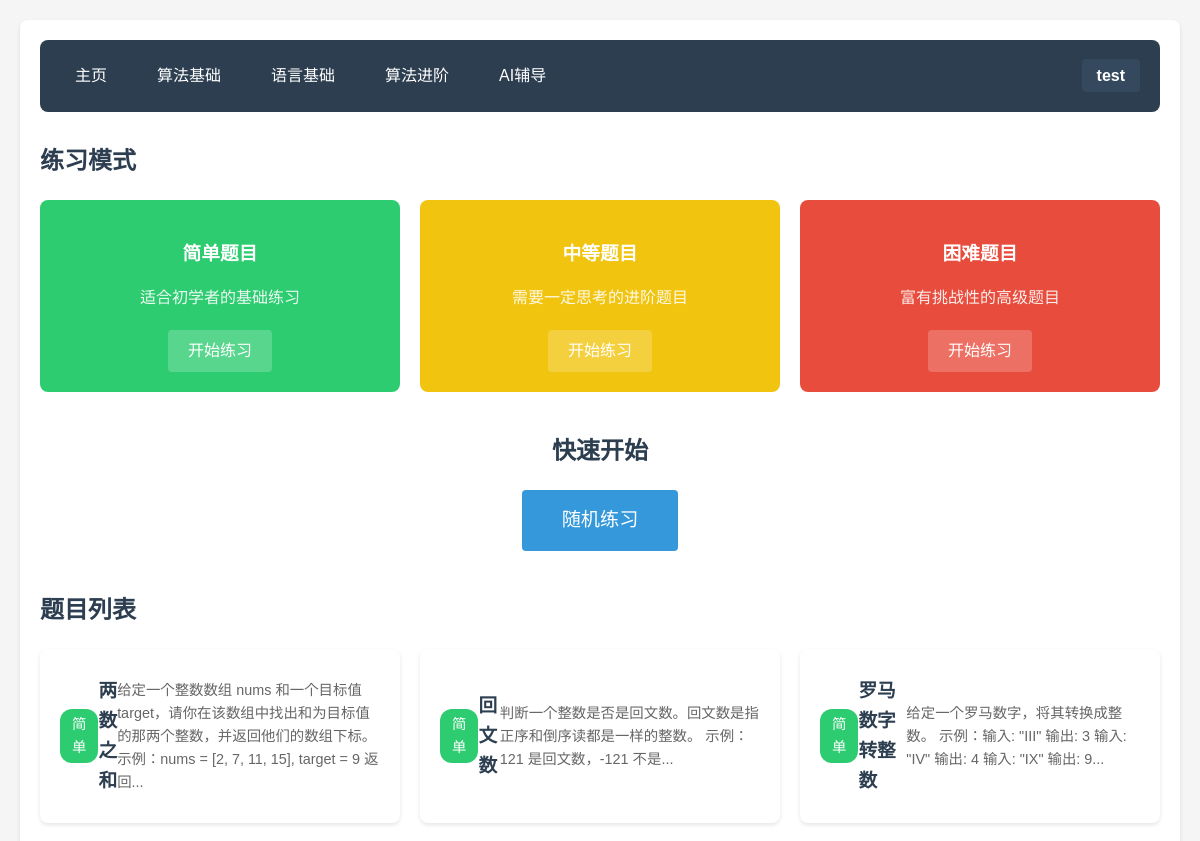
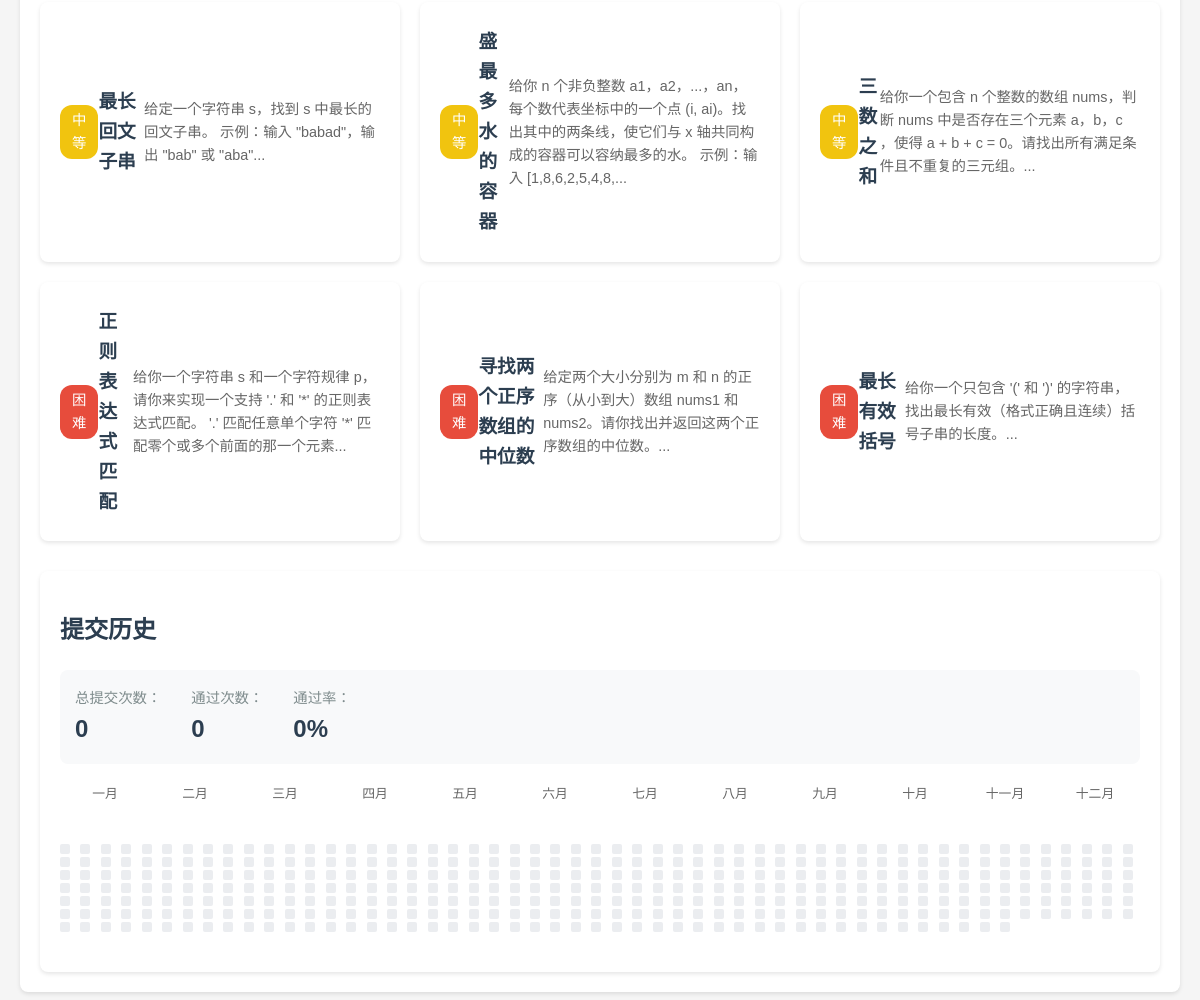
The page /dashboard (signed in) on the database its author committed (2 pictures, top to bottom).
### 1.py (models this page shows, shortened)
class User(db.Model):
    id = db.Column(db.Integer, primary_key=True)
    username = db.Column(db.String(80), unique=True, nullable=False)
    password_hash = db.Column(db.String(120), nullable=False)
    solved_problems = db.Column(db.Text, default='')  # 存储已解决的题目ID
    email = db.Column(db.String(120), default='')
    bio = db.Column(db.Text, default='')
    default_language = db.Column(db.String(20), default='python')
    editor_theme = db.Column(db.String(20), default='default')

class Problem(db.Model):
    id = db.Column(db.Integer, primary_key=True)
    title = db.Column(db.String(100), nullable=False)
    content = db.Column(db.Text, nullable=False)
    answer = db.Column(db.Text, nullable=False)
    difficulty = db.Column(db.Integer) # 1-简单, 2-中等, 3-困难
    standard_code = db.Column(db.Text, nullable=True) # 标准答案代码
    test_cases = db.Column(db.Text, nullable=True) # 测试用例，JSON格式存储

### 1.py (the view)
@app.route('/dashboard')
@login_required
def dashboard():
    user = User.query.get(session['user_id'])
    if user is None:
        session.clear()
        return redirect(url_for('login'))
    problems = Problem.query.all()
    submissions = Submission.query.filter_by(user_id=user.id).all()
    solved_problems = set(user.solved_problems.split(',')) if user.solved_problems else set()
    stats = {
        'submission_count': len(submissions),
        'solved_count': len(solved_problems),
        'pass_rate': round(len(solved_problems) / len(submissions) * 100 if submissions else 0),
        'user_level': calculate_user_level(len(solved_problems))
    }
    return render_template('dashboard.html',
                         current_user=user,
                         problems=problems,
                         user_level=stats['user_level'],
                         solved_count=stats['solved_count'],
                         submission_count=stats['submission_count'],
                         pass_rate=stats['pass_rate'])

### 1.py (called while the page is built)
def login_required(f):
    @wraps(f)
    def decorated_function(*args, **kwargs):
        if 'user_id' not in session:
            return redirect(url_for('login'))
        user = User.query.get(session['user_id'])
        if user is None:
            session.clear()
            return redirect(url_for('login'))
        return f(*args, **kwargs)
    return decorated_function

def calculate_user_level(solved_count):
    if solved_count < 5:
        return 1
    elif solved_count < 20:
        return 2
    elif solved_count < 50:
        return 3
    elif solved_count < 100:
        return 4
    else:
        return 5

### templates/dashboard.html (shortened to what this page needs)
{% extends "base.html" %}
{% block content %}
<div class="dashboard-content">
    <div class="practice-modes">
        <h2>练习模式</h2>
        <div class="mode-cards">
            <div class="mode-card difficulty-1">
                <h3>简单题目</h3>
                <p>适合初学者的基础练习</p>
                <a href="{{ url_for('practice', difficulty=1) }}" class="mode-button">开始练习</a>
            </div>
            <div class="mode-card difficulty-2">
                <h3>中等题目</h3>
                <p>需要一定思考的进阶题目</p>
                <a href="{{ url_for('practice', difficulty=2) }}" class="mode-button">开始练习</a>
            </div>
            <div class="mode-card difficulty-3">
                <h3>困难题目</h3>
                <p>富有挑战性的高级题目</p>
                <a href="{{ url_for('practice', difficulty=3) }}" class="mode-button">开始练习</a>
            </div>
        </div>
    </div>
    <div class="quick-start">
        <h2>快速开始</h2>
        <a href="{{ url_for('exercise') }}" class="quick-start-button">随机练习</a>
    </div>
    <div class="problem-section">
        <h2>题目列表</h2>
        <div class="problem-grid">
            {% for problem in problems %}
            <a href="{{ url_for('problem_detail', problem_id=problem.id) }}" class="problem-card">
                <span class="difficulty difficulty-{{ problem.difficulty }}">
                    {{ '简单' if problem.difficulty == 1 else '中等' if problem.difficulty == 2 else '困难' }}
                </span>
                <h3>{{ problem.title }}</h3>
                <p>{{ problem.content[:100] }}...</p>
            </a>
            {% endfor %}
        </div>
    </div>
    <div class="submission-history">
        <h2>提交历史</h2>
        <div class="history-stats">
            <div class="stat-item">
                <span class="stat-label">总提交次数：</span>
                <span class="stat-value" id="total-submissions">0</span>
            </div>
            <div class="stat-item">
                <span class="stat-label">通过次数：</span>
                <span class="stat-value" id="passed-submissions">0</span>
            </div>
            <div class="stat-item">
                <span class="stat-label">通过率：</span>
                <span class="stat-value" id="pass-rate">0%</span>
            </div>
        </div>
        <div class="calendar-header">
            <div class="month-labels">
                <span>一月</span><span>二月</span><span>三月</span><span>四月</span>
                <span>五月</span><span>六月</span><span>七月</span><span>八月</span>
                <span>九月</span><span>十月</span><span>十一月</span><span>十二月</span>
            </div>
        </div>
        <div class="calendar-heatmap"></div>
    </div>
</div>
{% endblock %}

### templates/base.html (shortened to what this page needs)
<!DOCTYPE html>
<html>
<head>
    <link rel="stylesheet" href="https://cdnjs.cloudflare.com/ajax/libs/font-awesome/5.15.4/css/all.min.css">
    <link rel="stylesheet" href="{{ url_for('static', filename='style.css') }}">
</head>
<body>
    <div class="container">
        <nav>
            <div class="nav-left">
                <a href="{{ url_for('dashboard') }}" class="nav-item">主页</a>
                <a href="{{ url_for('algorithm_basic') }}" class="nav-item">算法基础</a>
                <a href="{{ url_for('language_basic') }}" class="nav-item">语言基础</a>
                <a href="{{ url_for('algorithm_advanced') }}" class="nav-item">算法进阶</a>
                <a href="{{ url_for('ai_tutor') }}" class="nav-item">AI辅导</a>
            </div>
            <div class="nav-right">
                {% if current_user %}
                <div class="user-menu">
                    <span class="username">{{ current_user.username }}</span>
                </div>
                {% else %}
                <div class="auth-links">
                    <a href="{{ url_for('login') }}" class="nav-item">登录</a>
                    <a href="{{ url_for('register') }}" class="nav-item">注册</a>
                </div>
                {% endif %}
            </div>
        </nav>
        {% block content %}{% endblock %}
    </div>
</body>
</html>

### static/style.css (style rules this page uses)
body { font-family: 'Microsoft YaHei', sans-serif; line-height: 1.6; margin: 0; padding: 20px; background-color: #f5f5f5; color: #333; }
.container { max-width: 1200px; margin: 0 auto; padding: 20px; background-color: white; border-radius: 8px; box-shadow: 0 2px 4px rgba(0, 0, 0, 0.1); }
nav { display: flex; justify-content: space-between; align-items: center; background-color: #2c3e50; padding: 15px 20px; border-radius: 8px; }
.nav-left, .nav-right { display: flex; align-items: center; gap: 20px; }
.nav-item { color: white; text-decoration: none; padding: 8px 15px; border-radius: 4px; transition: background-color 0.3s; }
.username { color: white; font-weight: bold; padding: 8px 15px; background-color: #34495e; border-radius: 4px; }
h1, h2, h3 { color: #2c3e50; margin-bottom: 20px; }
.difficulty { display: inline-block; padding: 3px 8px; border-radius: 3px; font-size: 12px; color: white; }
.difficulty-1 { background-color: #2ecc71; }
.difficulty-2 { background-color: #f1c40f; }
.difficulty-3 { background-color: #e74c3c; }
.dashboard-content { margin-top: 30px; }
.mode-cards { display: grid; grid-template-columns: repeat(auto-fit, minmax(250px, 1fr)); gap: 20px; margin: 20px 0; }
.mode-card { padding: 20px; border-radius: 8px; color: white; text-align: center; }
.mode-card h3 { color: white; margin-bottom: 10px; }
.mode-card p { margin-bottom: 20px; opacity: 0.9; }
.mode-card.difficulty-1 { background-color: #2ecc71; }
.mode-card.difficulty-2 { background-color: #f1c40f; }
.mode-card.difficulty-3 { background-color: #e74c3c; }
.mode-button { display: inline-block; padding: 8px 20px; background-color: rgba(255, 255, 255, 0.2); color: white; text-decoration: none; border-radius: 4px; transition: background-color 0.3s; }
.quick-start { text-align: center; margin: 40px 0; }
.quick-start-button { display: inline-block; padding: 15px 40px; background-color: #3498db; color: white; text-decoration: none; border-radius: 4px; font-size: 1.2em; transition: background-color 0.3s; }
.problem-grid { display: grid; grid-template-columns: repeat(auto-fill, minmax(300px, 1fr)); gap: 20px; margin-top: 20px; }
.problem-card { display: block; text-decoration: none; color: inherit; background-color: white; padding: 20px; border-radius: 8px; box-shadow: 0 2px 4px rgba(0, 0, 0, 0.1); transition: transform 0.3s, box-shadow 0.3s; }
.problem-card h3 { margin: 10px 0; }
.problem-card p { color: #666; font-size: 0.9em; }
.problem-card { display: flex; justify-content: space-between; align-items: center; padding: 15px 20px; background: white; border-radius: 8px; box-shadow: 0 2px 4px rgba(0, 0, 0, 0.1); text-decoration: none; color: inherit; transition: transform 0.3s, box-shadow 0.3s; }
.difficulty { padding: 4px 12px; border-radius: 12px; font-size: 0.9em; font-weight: 500; }
.stat-label { color: #666; }
.stat-value { font-weight: bold; color: #2c3e50; }
.user-menu { position: relative; cursor: pointer; }
.username { color: white; font-weight: bold; padding: 8px 15px; background-color: #34495e; border-radius: 4px; transition: background-color 0.3s; }
.stat-label { color: #666; font-size: 0.9em; }
.stat-value { display: block; font-size: 24px; font-weight: bold; color: #2c3e50; }
.stat-label { color: #7f8c8d; font-size: 0.9em; }

### templates/dashboard.html (style rules this page uses)
.calendar-heatmap { display: grid; grid-template-columns: repeat(53, 1fr); gap: 3px; padding: 20px 0; background: #fff; border-radius: 4px; }
.submission-history { margin-top: 30px; background: white; padding: 20px; border-radius: 8px; box-shadow: 0 2px 4px rgba(0, 0, 0, 0.1); }
.history-stats { display: flex; gap: 30px; margin-bottom: 20px; padding: 15px; background: #f8f9fa; border-radius: 8px; }
.calendar-header { margin: 20px 0; }
.month-labels { display: grid; grid-template-columns: repeat(12, 1fr); text-align: center; font-size: 0.8em; color: #666; }

### rows shown on the page
User: username "test"
Problem: difficulty "简单", title "两数之和", content "给定一个整数数组 nums 和一个目标值 target，请你在该数组中找出和为目标值的那两个整数，并返回他们的数组下标。 示例：nums = [2, 7, 11, 15], target = 9 返回"
Problem: difficulty "简单", title "回文数", content "判断一个整数是否是回文数。回文数是指正序和倒序读都是一样的整数。 示例：121 是回文数，-121 不是"
Problem: difficulty "简单", title "罗马数字转整数", content "给定一个罗马数字，将其转换成整数。 示例：输入: \"III\" 输出: 3 输入: \"IV\" 输出: 4 输入: \"IX\" 输出: 9"
Problem: difficulty "中等", title "最长回文子串", content "给定一个字符串 s，找到 s 中最长的回文子串。 示例：输入 \"babad\"，输出 \"bab\" 或 \"aba\""
Problem: difficulty "中等", title "盛最多水的容器", content "给你 n 个非负整数 a1，a2，...，an，每个数代表坐标中的一个点 (i, ai)。找出其中的两条线，使它们与 x 轴共同构成的容器可以容纳最多的水。 示例：输入 [1,8,6,2,5,4,8,"
Problem: difficulty "中等", title "三数之和", content "给你一个包含 n 个整数的数组 nums，判断 nums 中是否存在三个元素 a，b，c ，使得 a + b + c = 0。请找出所有满足条件且不重复的三元组。"
Problem: difficulty "困难", title "正则表达式匹配", content "给你一个字符串 s 和一个字符规律 p，请你来实现一个支持 '.' 和 '*' 的正则表达式匹配。 '.' 匹配任意单个字符 '*' 匹配零个或多个前面的那一个元素"
Problem: difficulty "困难", title "寻找两个正序数组的中位数", content "给定两个大小分别为 m 和 n 的正序（从小到大）数组 nums1 和 nums2。请你找出并返回这两个正序数组的中位数。"
Problem: difficulty "困难", title "最长有效括号", content "给你一个只包含 '(' 和 ')' 的字符串，找出最长有效（格式正确且连续）括号子串的长度。"
